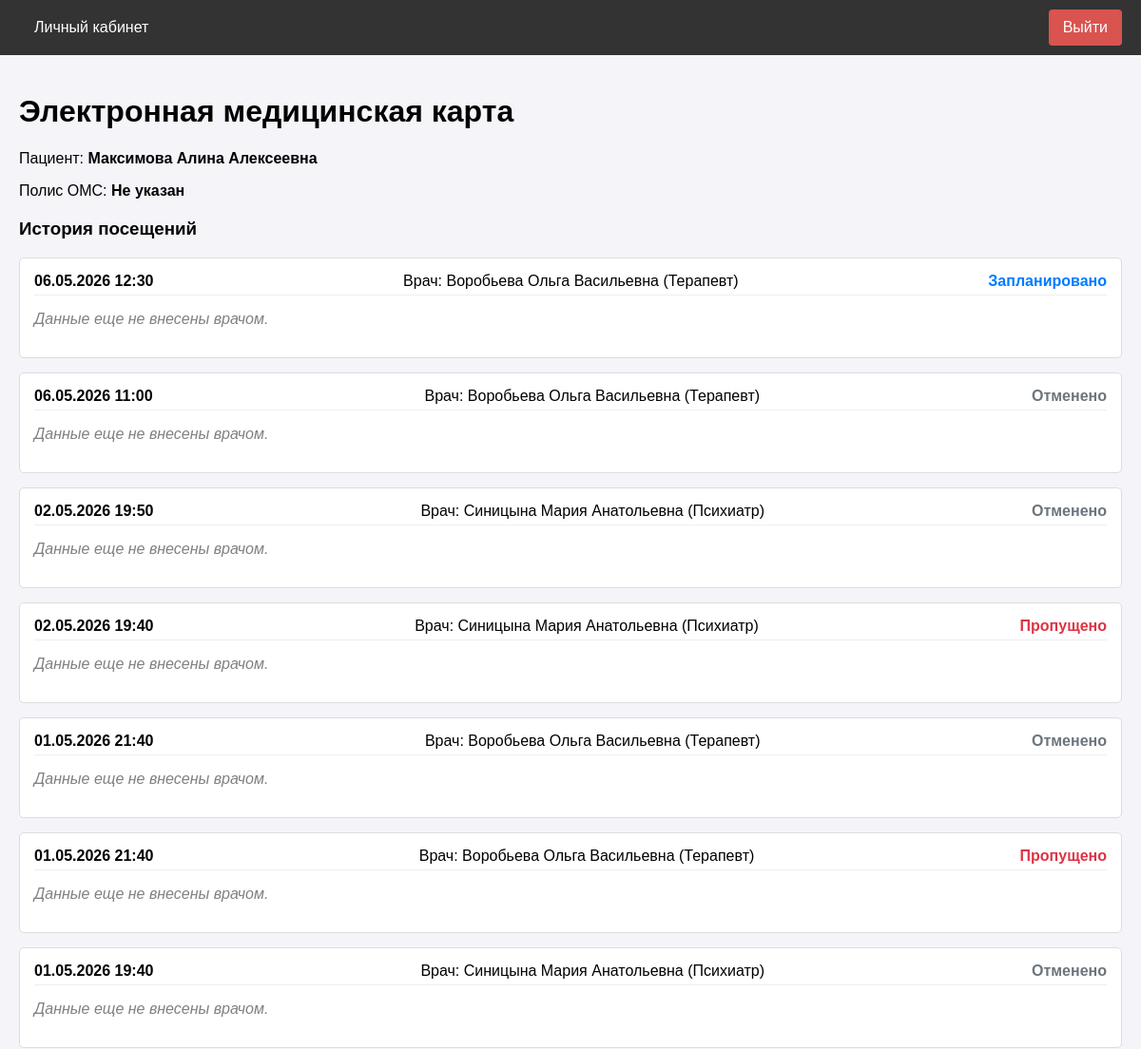
/patient/medical-card (signed in, upper part), run on an earlier commit of the app's database.
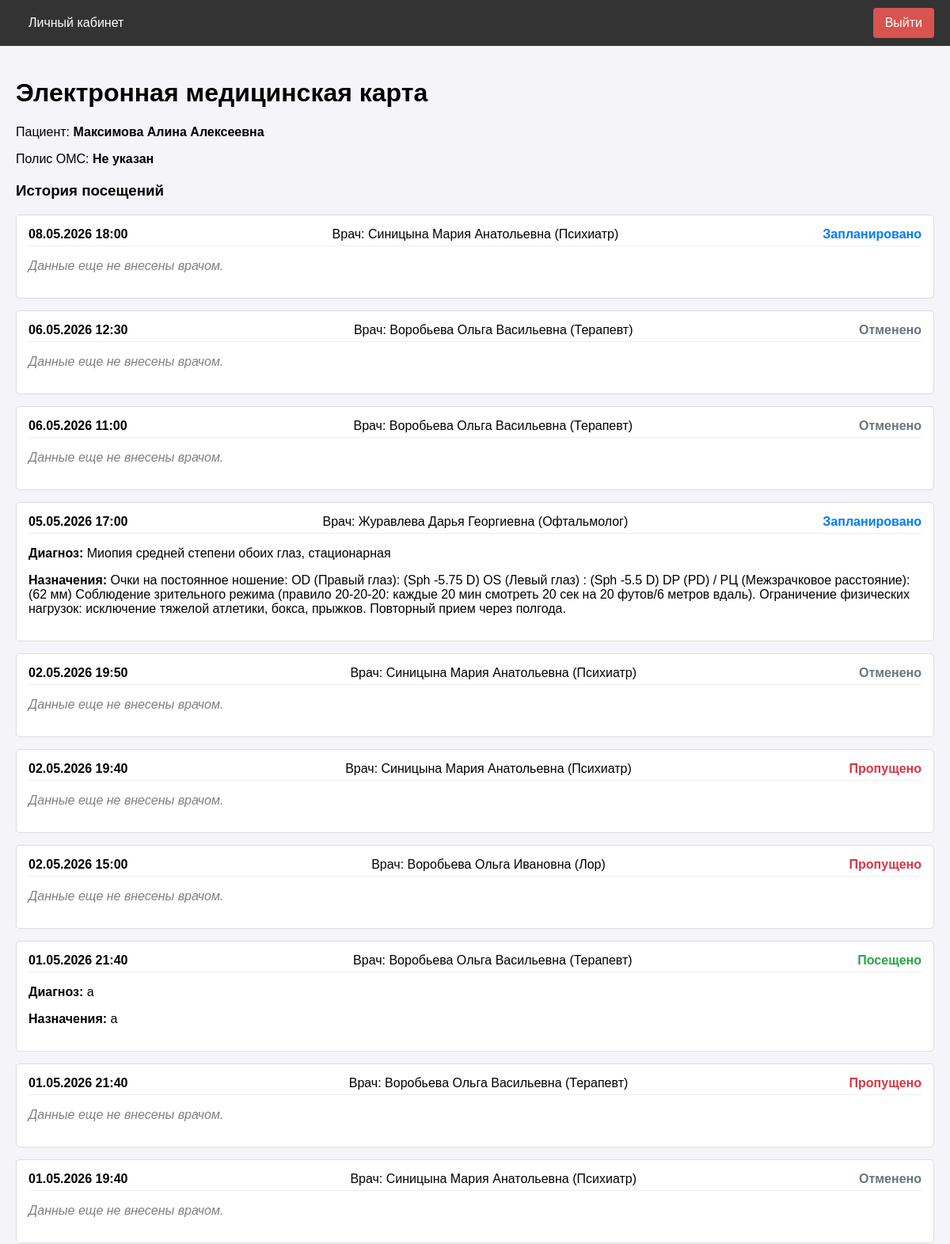
And on a later commit of the database.
### app/models.py (models this page shows, shortened)
class Appointment(db.Model):
    __tablename__ = 'appointments'
    id = db.Column(db.Integer, primary_key=True)
    patient_id = db.Column(db.Integer, db.ForeignKey('users.id'), nullable=False)
    doctor_id = db.Column(db.Integer, db.ForeignKey('users.id'), nullable=False)
    slot_id = db.Column(db.Integer, db.ForeignKey('schedule_slots.id'), nullable=False)
    status = db.Column(db.String(20), default='scheduled') # scheduled, completed, cancelled
    created_at = db.Column(db.DateTime, default=datetime.utcnow)
    diagnosis = db.Column(db.Text, nullable=True)
    prescription = db.Column(db.Text, nullable=True)
    @property
    def display_status(self):
        from datetime import datetime
        if self.status == 'cancelled':
            return 'Отменено'
        now = datetime.now()
        if self.slot.start_time > now:
            return 'Запланировано'
        if self.diagnosis or self.prescription:
            return 'Посещено'
        return 'Пропущено'

class ScheduleSlot(db.Model):
    __tablename__ = 'schedule_slots'
    id = db.Column(db.Integer, primary_key=True)
    doctor_id = db.Column(db.Integer, db.ForeignKey('users.id'), nullable=False)
    start_time = db.Column(db.DateTime, nullable=False, index=True)
    end_time = db.Column(db.DateTime, nullable=False)
    is_available = db.Column(db.Boolean, default=True) # True - свободно, False - занято/отменено
    appointment = db.relationship('Appointment', uselist=False, backref='slot')

class User(UserMixin, db.Model):
    __tablename__ = 'users'
    id = db.Column(db.Integer, primary_key=True)
    username = db.Column(db.String(64), index=True, unique=True)
    email = db.Column(db.String(120), index=True, unique=True)
    phone = db.Column(db.String(20), index=True, unique=True)
    password_hash = db.Column(db.String(256))
    role = db.Column(db.String(20), index=True, default='patient')
    specialty = db.Column(db.String(100), nullable=True) # Для врача
    office_number = db.Column(db.String(10), nullable=True) # Для врача
    oms_number = db.Column(db.String(20), nullable=True) # Для пациента
    created_at = db.Column(db.DateTime, default=datetime.utcnow)
    appointments_as_patient = db.relationship('Appointment', foreign_keys='Appointment.patient_id', backref='patient', lazy='dynamic')
    appointments_as_doctor = db.relationship('Appointment', foreign_keys='Appointment.doctor_id', backref='doctor', lazy='dynamic')
    schedule_slots = db.relationship('ScheduleSlot', backref='doctor', lazy='dynamic')
    action_logs = db.relationship('ActionLog', backref='user', lazy='dynamic')

### app/patient/routes.py (the view)
@bp.route('/medical-card')
@login_required
@role_required('patient')
def medical_card():
    appointments = Appointment.query\
        .join(ScheduleSlot, Appointment.slot_id == ScheduleSlot.id)\
        .filter(Appointment.patient_id == current_user.id)\
        .order_by(ScheduleSlot.start_time.desc())\
        .all()
    return render_template('patient/medical_card.html', title='Медицинская карта', appointments=appointments)

### app/models.py (called while the page is built)
@login_manager.user_loader
def load_user(user_id):
    return User.query.get(int(user_id))

### app/utils.py (called while the page is built)
def role_required(role):
    def decorator(f):
        @wraps(f)
        def decorated_function(*args, **kwargs):
            if not current_user.is_authenticated:
                return redirect(url_for('auth.login'))
            if current_user.role != role:
                flash('У вас нет доступа к этой странице.')
                return redirect(url_for('main.index'))
            return f(*args, **kwargs)
        return decorated_function
    return decorator

### app/templates/patient/medical_card.html (shortened to what this page needs)
{% extends "base.html" %}
{% block content %}
<h1>Электронная медицинская карта</h1>
<p>Пациент: <strong>{{ current_user.username }}</strong></p>
<p>Полис ОМС: <strong>{{ current_user.oms_number or 'Не указан' }}</strong></p>
<div style="margin-top: 20px;">
    <h3>История посещений</h3>
    {% if appointments %}
        {% for appt in appointments %}
        <div style="border: 1px solid #ddd; padding: 15px; margin-bottom: 15px; border-radius: 5px; background-color: #fff;">
            <div style="display: flex; justify-content: space-between; border-bottom: 1px solid #eee; padding-bottom: 5px; margin-bottom: 10px;">
                <strong>{{ appt.slot.start_time.strftime('%d.%m.%Y %H:%M') }}</strong>
                <span>Врач: {{ appt.doctor.username }} ({{ appt.doctor.specialty }})</span>
                <span style="color: {% if appt.display_status == 'Запланировано' %}#007bff{% elif appt.display_status == 'Посещено' %}#28a745{% elif appt.display_status == 'Пропущено' %}#dc3545{% else %}#6c757d{% endif %}; font-weight: bold;">
                    {{ appt.display_status }}
                </span>
            </div>
            {% if appt.diagnosis %}
            <p><strong>Диагноз:</strong> {{ appt.diagnosis }}</p>
            {% endif %}
            {% if appt.prescription %}
            <p><strong>Назначения:</strong> {{ appt.prescription }}</p>
            {% endif %}
            {% if not appt.diagnosis and not appt.prescription %}
            <p style="color: gray; font-style: italic;">Данные еще не внесены врачом.</p>
            {% endif %}
        </div>
        {% endfor %}
    {% else %}
    <p style="color: #666;">У вас пока нет записей о приемах.</p>
    {% endif %}
</div>
{% endblock %}

What changed in the data, as far as the page shows it:
added Appointment: slot.start_time "08.05.2026 18:00", doctor.username "Синицына Мария Анатольевна", doctor.specialty "Психиатр", display_status "Запланировано", shows "Данные еще не внесены врачом."
changed Appointment (number 2 of 10 on the later page): status "scheduled" → "cancelled" (drawn); display_status "Запланировано" → "Отменено"
added Appointment: slot.start_time "05.05.2026 17:00", doctor.username "Журавлева Дарья Георгиевна", doctor.specialty "Офтальмолог", display_status "Запланировано", diagnosis "Миопия средней степени обоих глаз, стационарная", prescription "Очки на постоянное ношение: OD (Правый глаз): (Sph -5.75 D) OS (Левый глаз) : (Sph -5.5 D) DP (PD) / РЦ (Межзрачковое расстояние): (62 мм) Соблюдение зрительного режима (правило 20-20-20: каждые 20 мин смотреть 20 сек на 20 футов/6 метров вдаль). Ограничение физических нагрузок: исключение тяжелой атлетики, бокса, прыжков. Повторный прием через полгода."
added Appointment: slot.start_time "02.05.2026 15:00", doctor.username "Воробьева Ольга Ивановна", doctor.specialty "Лор", display_status "Пропущено", shows "Данные еще не внесены врачом."
changed Appointment: status "cancelled" → "completed" (drawn); display_status "Отменено" → "Посещено"; diagnosis (not shown) → "a"; prescription (not shown) → "a"; diagnosis "Данные еще не внесены врачом." → "Диагноз:"
